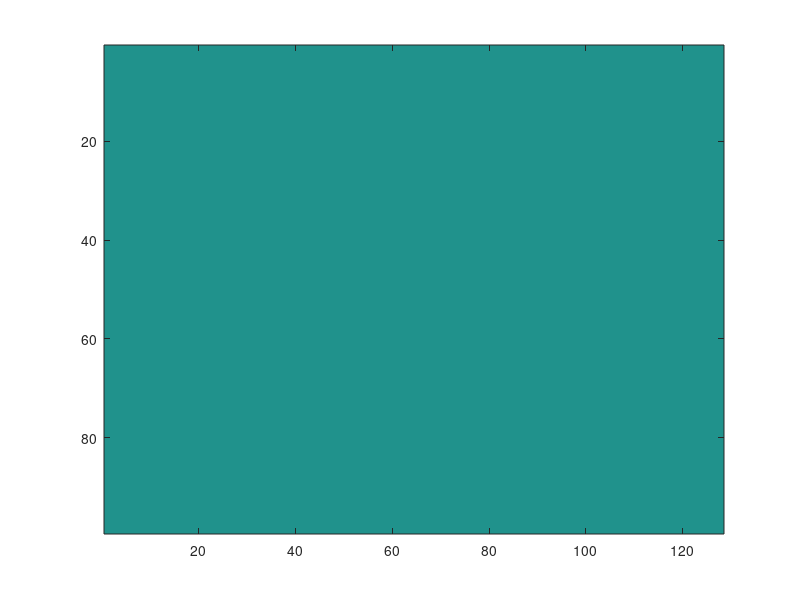

Here is the MATLAB script that generated this plot:
pkg load signal;
bscanat=15;
bscan = zeros(99,128);
for k = 1:99
	%for p = 0:9	
	 
	dataFileName = strcat('altframeres_', num2str(k,'%03d'), '.png');
         
	if exist(dataFileName, 'file')
		a = imread(dataFileName);
        bscan(k,:)=a(15,:);
										  
      
        %outFileName = strcat('altframeres_', num2str(k,'%03d'), '.png');
        %imwrite(uint8(res*5),outFileName,'png');
	else
		fprintf('File %s does not exist.\n', dataFileName);
	end
	
	%end
	imwrite(uint8(bscan),'altframeBscan.png','png')	
end

imagesc(bscan)

%imagesc(imread('altframeBscan.png'))
% used as alt frame with layers missing